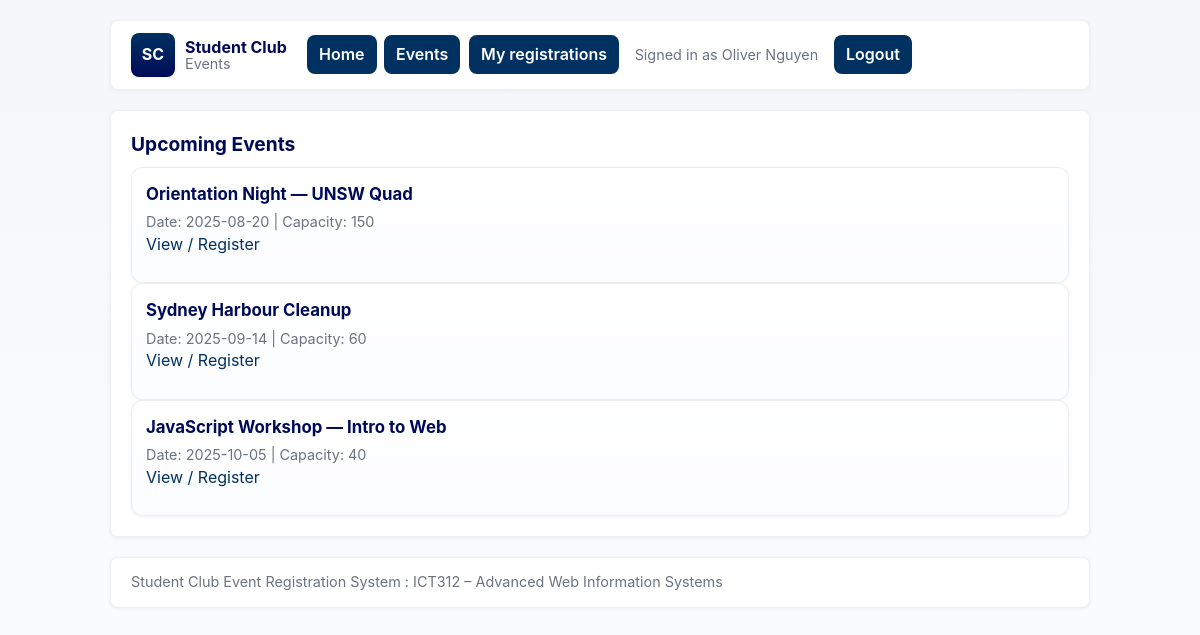
The page /src/events/list.php (signed in) on the database its author committed.
### tables this page shows
CREATE TABLE IF NOT EXISTS events (
  id INT AUTO_INCREMENT PRIMARY KEY,
  title VARCHAR(150) NOT NULL,
  description TEXT,
  event_date DATE,
  capacity INT DEFAULT 0,
  created_at TIMESTAMP DEFAULT CURRENT_TIMESTAMP
);

### src/events/list.php (the view, shortened to what this page needs)
<?php
require_once __DIR__ . '/../../config/db.php';
$stmt = $pdo->query('SELECT id, title, event_date, capacity FROM events ORDER BY event_date ASC');
$events = $stmt->fetchAll();
include __DIR__ . '/../templates/header.php';
?>
<h2>Upcoming Events</h2>
<?php if (empty($events)): ?>
  <p>No upcoming events. (Admins can <a href="../admin/events.php">create one</a>.)</p>
<?php else: ?>
  <?php foreach ($events as $e): ?>
    <div class="event">
      <h3><?php echo htmlspecialchars($e['title']); ?></h3>
      <div class="small">Date: <?php echo htmlspecialchars($e['event_date']); ?> | Capacity: <?php echo (int)$e['capacity']; ?></div>
      <p><a href="view.php?id=<?php echo (int)$e['id']; ?>">View / Register</a></p>
    </div>
  <?php endforeach; ?>
<?php endif; ?>
<?php include __DIR__ . '/../templates/footer.php'; ?>

### assets/css/styles.css (style rules this page uses)
:root { --brand-900: #000B58; --brand-800: #003161; --accent: #006A67; --warm: #FDEB9E; --bg: #f6f7fb; --card-bg: #ffffff; --muted: #6b7280; --border: rgba(2, 6, 23, 0.06); --radius: 10px; --gap: 14px; --shadow-sm: 0 1px 4px rgba(2, 6, 23, 0.06); --shadow-md: 0 6px 18px rgba(2, 6, 23, 0.08); --transition-fast: 180ms cubic-bezier(.2, .9, .2, 1); --transition-med: 260ms cubic-bezier(.2, .9, .2, 1); --max-width: 980px; }
*, *::before, *::after { box-sizing: border-box; }
html, body { height: 100%; margin: 0; font-family: Inter, ui-sans-serif, system-ui, -apple-system, "Segoe UI", Roboto, "Helvetica Neue", Arial; background: linear-gradient(180deg, var(--bg) 0%, #fbfcff 100%); color: #0b1220; -webkit-font-smoothing: antialiased; -moz-osx-font-smoothing: grayscale; line-height: 1.45; font-size: 16px; }
a { color: var(--brand-800); text-decoration: none; }
h1, h2, h3 { margin: 0 0 8px 0; color: var(--brand-900); font-weight: 700; }
h2 { font-size: 1.2rem; }
h3 { font-size: 1rem; }
p { margin: 0 0 12px 0; color: #16202b; }
.small { font-size: 0.9rem; color: var(--muted); }
.event { border-radius: 12px; padding: 14px; background: linear-gradient(180deg, #fff, #fbfcff); border: 1px solid var(--border); box-shadow: var(--shadow-sm); transition: transform var(--transition-fast), box-shadow var(--transition-fast), border-color var(--transition-fast); }
.event h3 { margin: 0 0 6px 0; color: var(--brand-900); font-size: 1.05rem; }
a, button, .btn { will-change: transform; transition: transform var(--transition-fast), box-shadow var(--transition-fast), opacity var(--transition-fast); }

### src/templates/header.php (style rules this page uses)
body { visibility:visible }

### rows shown on the page
events: title "Orientation Night — UNSW Quad", event_date "2025-08-20", capacity "150"
events: title "Sydney Harbour Cleanup", event_date "2025-09-14", capacity "60"
events: title "JavaScript Workshop — Intro to Web", event_date "2025-10-05", capacity "40"

### other values the page prints
$user['name'] "Oliver Nguyen"
